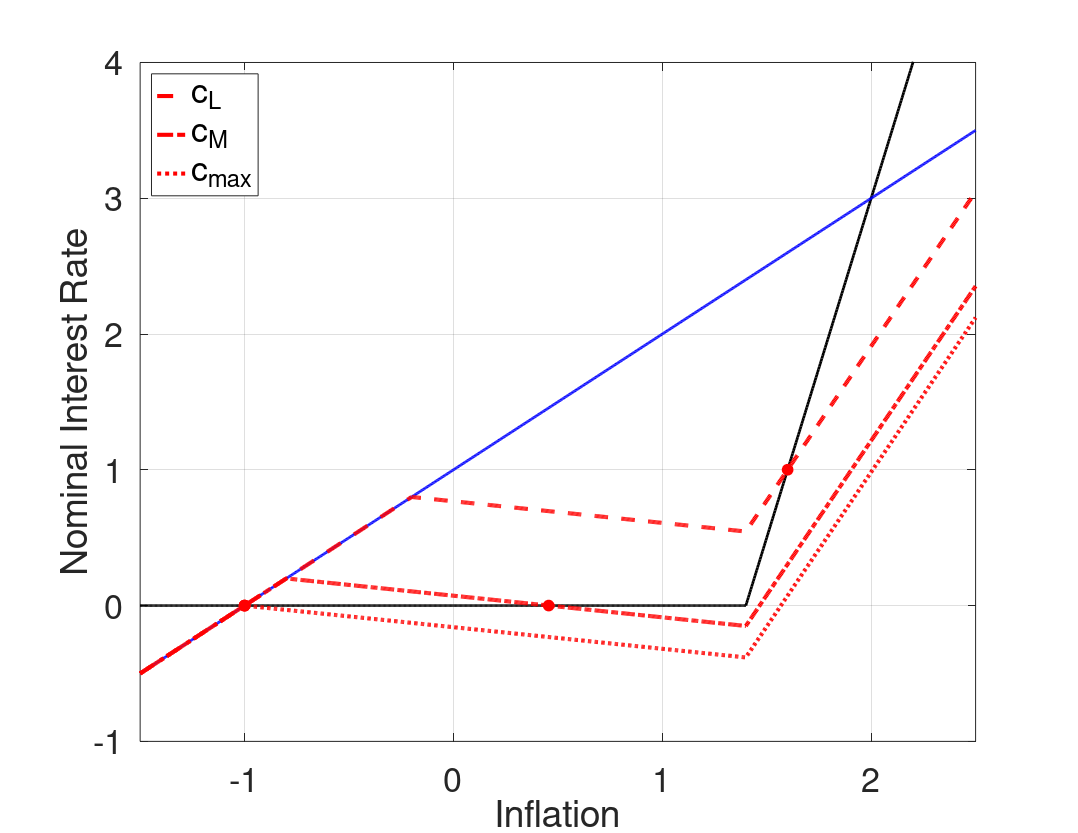

Source code (MATLAB):
%--------------------------------------------------------------------------
% File Name: iid_RAFR_cPHIpi_h_cPItarg.m
% Author: Philip Coyle
% Date Created: 01/07/2019
%--------------------------------------------------------------------------

clear all
close all
% clc

%% Model Calibration
cBET = 1/1.0025;
cSIGMA = 1;
cKAPPA = 0.02;
cPHIpi = 5;
cRstar = 1/400;
cPItarg = 2/400;
p_m = 0.5; %Probability of being in the middle state 

cSHOCK_lb =((cPItarg + cRstar)*(cPHIpi - 1))/(cKAPPA*cPHIpi*cSIGMA);
cSHOCK_ub =((cPItarg + cRstar)*(cKAPPA*cPHIpi*cSIGMA + 1))/(cKAPPA*cPHIpi*cSIGMA);
cSHOCK_bound = -(2*(cPItarg + cRstar)*(cPHIpi - 1)*(cKAPPA*cPHIpi*cSIGMA + 1))/(cKAPPA*cPHIpi^2*cSIGMA*(cKAPPA*cSIGMA + 1)*(p_m - 1));
cSHOCK_grid = [0.2, 0.275 max([cSHOCK_lb,cSHOCK_ub,cSHOCK_bound])];

%% Housekeeping
% Set Grid Intervals
pi_m_low = -1.5/400;
pi_m_high = 2.5/400;
numgrid = 1001;
pi_m = linspace(pi_m_low,pi_m_high, numgrid)';

% Allocate Space
inx_ub = zeros(length(cSHOCK_grid),1);
pi_ub_zlb = zeros(length(cSHOCK_grid),1);
inx_lb = zeros(length(cSHOCK_grid),1);
pi_lb_zlb = zeros(length(cSHOCK_grid),1);
rafr = zeros(numgrid,length(cSHOCK_grid));


% Find max inflation that leads to ZLB binding
bound = (-cRstar - cPItarg*(1-cPHIpi))/cPHIpi;

inx_m = find(min(abs(pi_m - bound)) == abs(pi_m - bound));
% Find pi_m point where middle state interst rate binds
pi_m_zlb = pi_m(inx_m);

% Taylor Rule
tr = max(0,cRstar + cPItarg + cPHIpi*(pi_m - cPItarg));

% 'Riskless' Fisher Relation
fr = pi_m + cRstar;

for j = 1:length(cSHOCK_grid)
    cSHOCK = cSHOCK_grid(j);
    %% Policy Functions from below (Assume middle state interst rate binds)
    % Low  High state inflation & expected inflation (as functions of middle state inflation)
    pi_l_b = pi_m - cKAPPA*cSIGMA*cSHOCK;
    pi_h_b = (pi_m - cKAPPA*cSIGMA*(cRstar + cPItarg*(1-cPHIpi)- cSHOCK))/(1+cKAPPA*cSIGMA*cPHIpi);
    exp_pi_b = (1-p_m)/2*pi_l_b + p_m*pi_m + (1-p_m)/2*pi_h_b;

    % Low Middle and High state output & expected output (as functions of middle state inflation)
    y_m_b = (pi_m - cBET*exp_pi_b)/cKAPPA;
    y_l_b = y_m_b - cSIGMA*cSHOCK;
    y_h_b = y_m_b - cSIGMA*(cRstar + cPItarg + cPHIpi*(pi_h_b - cPItarg) - cSHOCK);
    exp_y_b = (1-p_m)/2*y_l_b + p_m*y_m_b + (1-p_m)/2*y_h_b;

    % Find pi_m point where high state interst rate binds
    inx_lb(j) = find(min(abs(pi_h_b - bound)) == abs(pi_h_b - bound));
    pi_lb_zlb(j) = pi_m(inx_lb(j));

    %% Policy Functions from above (Assume middle state interst rate does not bind)
   % Low  High state inflation & expected inflation (as functions of middle state inflation)
    pi_l_a = pi_m*(1+cKAPPA*cSIGMA*cPHIpi) + cKAPPA*cSIGMA*(-cPHIpi*cPItarg + cRstar + cPItarg - cSHOCK);
    pi_h_a = pi_m + (cKAPPA*cSIGMA*cSHOCK)/(1+cKAPPA*cSIGMA*cPHIpi);
    exp_pi_a = (1-p_m)/2*pi_l_a + p_m*pi_m + (1-p_m)/2*pi_h_a;

    % Low Middle and High state output & expected output (as functions of middle state inflation)
    y_m_a = (pi_m - cBET*exp_pi_a)/cKAPPA;
    y_l_a = y_m_a + cSIGMA*(cPHIpi*(pi_m - cPItarg) + cRstar + cPItarg - cSHOCK);
    y_h_a = y_m_a + cSIGMA*(cPHIpi*(pi_m - pi_h_a) + cSHOCK);
    exp_y_a = (1-p_m)/2*y_l_a + p_m*y_m_a + (1-p_m)/2*y_h_a;

    % Find pi_m point where low state interst rate binds
    inx_ub(j) = find(min(abs(pi_l_a - bound)) == abs(pi_l_a - bound));
    pi_ub_zlb(j) = pi_m(inx_ub(j));

    %% Define Risk Adjusted Fisher Relationship   
    for i = 1:numgrid
        if pi_m(i) < pi_lb_zlb(j) || pi_m(i) > pi_ub_zlb(j)
            rafr(i,j) = pi_m(i) + cRstar;
        elseif pi_m(i) <= pi_m_zlb
            rafr(i,j) = cRstar + pi_m(i) + (exp_pi_b(i) - pi_m(i)) + 1/cSIGMA*(exp_y_b(i) - y_m_b(i));
        elseif pi_m(i) <= pi_ub_zlb(j)
            rafr(i,j) = cRstar + pi_m(i) + (exp_pi_a(i) - pi_m(i)) + 1/cSIGMA*(exp_y_a(i) - y_m_a(i));
        end
    end
end
        
%% Plotting
type = {'--','-.',':'};

fig(1) = figure(1);
grid on
box on
hold on
plot(400*pi_m, 400*tr,'Color','k','LineWidth',2);
plot(400*pi_m, 400*fr,'Color','b','LineWidth',2);
for j = 1:length(cSHOCK_grid)
    [~,inx] = sort(abs(tr - rafr(:,j)));
    if j == length(cSHOCK_grid)
        RSS = inx(1);    
    else
        RSS = inx(1:2);
        it = 2;
        while abs(RSS(1) - RSS(2)) <= 10
            RSS(2) = inx(it + 1);
            it = it + 1;
        end
    end
    h(j) = plot(400*pi_m, 400*rafr(:,j),'Color','r','LineStyle',type{j},'LineWidth',3);
    p1 = plot(400*pi_m(RSS(1)),400*rafr(RSS(1),j));
    if j ~= 3
        p2 = plot(400*pi_m(RSS(2)),400*rafr(RSS(2),j)); 
        set([p1 p2],'Marker','o','MarkerEdgeColor','r','MarkerFaceColor','r','MarkerSize',8)
    else
        set(p1,'Marker','o','MarkerEdgeColor','r','MarkerFaceColor','r','MarkerSize',8)
    end
end

xlabel('Inflation','FontSize',16)
ylabel('Nominal Interest Rate','FontSize',16)
set(gca,'Xlim',[400*pi_m(1), 400*pi_m(end)],'Ylim',[-1, 4],'FontSize',25)
L = legend([h(1) h(2) h(3)],'c_L','c_M','c_{max}');
set(L,'Location','NorthWest','Fontsize',25)

savedir = cd;
if ispc 
    savedir = fullfile(savedir, '..\..\..');
    savedir = strcat(savedir,'\Final\');
else
    savedir = fullfile(savedir, '../../..');
    savedir = strcat(savedir,'/Final/');
end

set(fig(1),'PaperOrientation','Landscape');
set(fig(1),'PaperPosition',[0 0 11 8.5]);
print(fig(1),'-dpdf',strcat(savedir,'iid_RAFR_cPHIpi_h_cPItarg.pdf'));

